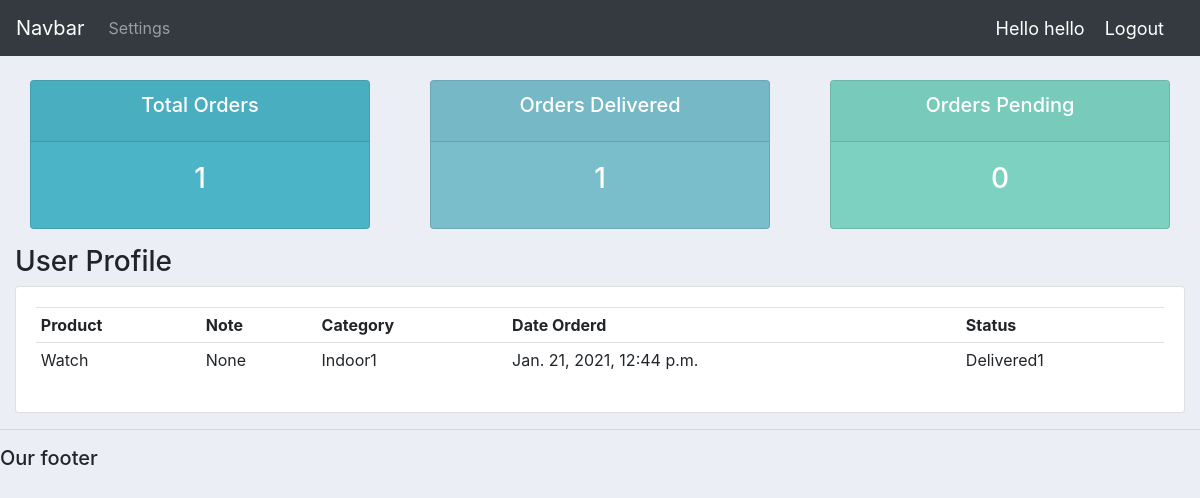
Page /user/ (signed in) on the committed database.
### crmapp/models.py (models this page shows, shortened)
class Order(models.Model):
    STATUS = (
        ('Pending1', 'Pending'),
        ('Out for delivery1', 'Out for delivery'),
        ('Delivered1', 'Delivered'),
    )
    customer = models.ForeignKey(
        Customer, null=True, on_delete=models.SET_NULL)
    product = models.ForeignKey(Product, null=True, on_delete=models.SET_NULL)
    date_created = models.DateTimeField(auto_now_add=True, null=True)
    status = models.CharField(max_length=200, null=True, choices=STATUS)
    note = models.CharField(max_length=1000, null=True)

class Product(models.Model):
    CATEGORY = (
        ('Indoor1', 'Indoor'),
        ('Out Door1', 'Out Door'),
    )
    name = models.CharField(max_length=200, null=True)
    price = models.FloatField(null=True)
    category = models.CharField(max_length=200, null=True, choices=CATEGORY)
    description = models.CharField(max_length=200, null=True, blank=True)
    date_created = models.DateTimeField(auto_now_add=True, null=True)
    tags = models.ManyToManyField(Tag)
    def __str__(self):
        return self.name

### crmapp/decorators.py (the view)
        def wrapper_func(request, *args, **kwargs):
            group = None
            if request.user.groups.exists():
                group = request.user.groups.all()[0].name
            if group in allowed_roles:
                return view_func(request, *args, **kwargs)
            else:
                return HttpResponse('You are not authorized to view this page')

### crmapp/views.py (called while the page is built)
@login_required(login_url='login')
@allowed_users(allowed_roles=['customer'])
def userPage(request):
    orders = request.user.customer.order_set.all()
    total_orders = orders.count()
    delivered = orders.filter(status='Delivered1').count()
    pending = orders.filter(status='Pending1').count()
    context = {'orders': orders, 'total_orders': total_orders, 'delivered': delivered,
               'pending': pending}
    return render(request, 'crmapp/user.html', context)

### crmapp/templates/crmapp/user.html
{% extends 'crmapp/main.html' %}
{% block content %}
{% include 'crmapp/status.html' %}
<h3>User Profile</h3>
<div class="row">
    <div class="col-md">
        <div class="card card-body">
            <table class="table table-sm">
                <tr>
                    <th>Product</th>
                    <th>Note</th>
                    <th>Category</th>
                    <th>Date Orderd</th>
                    <th>Status</th>
                </tr>
                {% for order in orders %}
                <tr>
                    <td>{{order.product}}</td>
                    <td>{{order.note}}</td>
                    <td>{{order.product.category}}</td>
                    <td>{{order.date_created}}</td>
                    <td>{{order.status}}</td>
                </tr>
                {% endfor %}
            </table>
        </div>
    </div>
</div>
{% endblock %}

### crmapp/templates/crmapp/navbar.html (shortened to what this page needs)
{% load static %}
<nav class="navbar navbar-expand-lg navbar-dark bg-dark">
  <a class="navbar-brand" href="{% url 'home' %}">Navbar</a>
  <div class="collapse navbar-collapse" id="navbarNav">
    <ul class="navbar-nav">
      {% if request.user.is_staff %}
      <li class="nav-item active">
        <a class="nav-link" href="{% url 'home' %}">Dashboard</a>
      </li>
      <li class="nav-item">
        <a class="nav-link" href="{% url 'products' %}">Products</a>
      </li>
      {% else %}
      <li class="nav-item">
        <a class="nav-link" href="{% url 'account' %}">Settings</a>
      </li>
      {% endif %}
    </ul>
  </div>
  <span class="hello-msg">Hello {{request.user}}</span>
  <span><a class="hello-msg" href="{% url 'logout' %}">Logout</a></span>
</nav>

### static/css/main.css (style rules this page uses)
body { background-color: #ebeff5; }

### crmapp/templates/crmapp/navbar.html (style rules this page uses)
.hello-msg { font-size: 18px; color: #fff; margin-right: 20px; }

### rows in the picture
Order: product "Watch", note "None", product.category "Indoor1", date_created "Jan. 21, 2021, 12:44 p.m.", status "Delivered1"

### other values in the picture
{{ request.user }} "hello"
{{ total_orders }} "1"
{{ delivered }} "1"
{{ pending }} "0"
